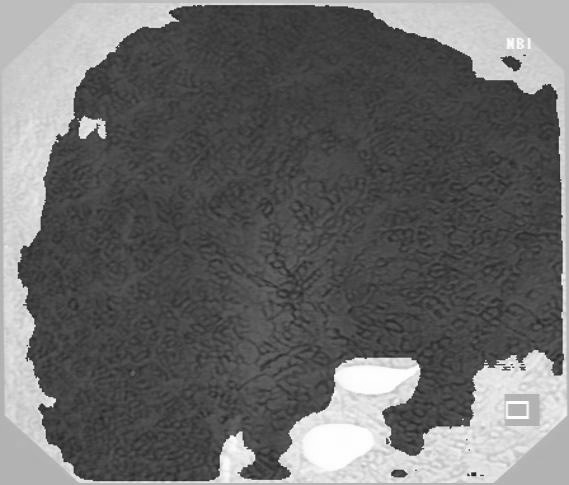
%> input picture 医院项目/2022.1-2022.6/二值化并筛选/背景黑色/5.jpg, 569 x 485 px
$ octave histeq_demo.m   (GNU Octave 9; MATLAB toolbox functions it lacks are replaced by stand-ins)
%> lines starting %> are read from the running program, lines starting %| are printed output that depends on the picture
% 读取图像
img = imread('5.jpg');
%> img is the input picture: size 485x569 uint8; min 27, max 255, mean 106

% 将图像转换为灰度图像
gray_img = rgb2gray(img);

% 进行直方图均衡化
eq_img = histeq(gray_img);
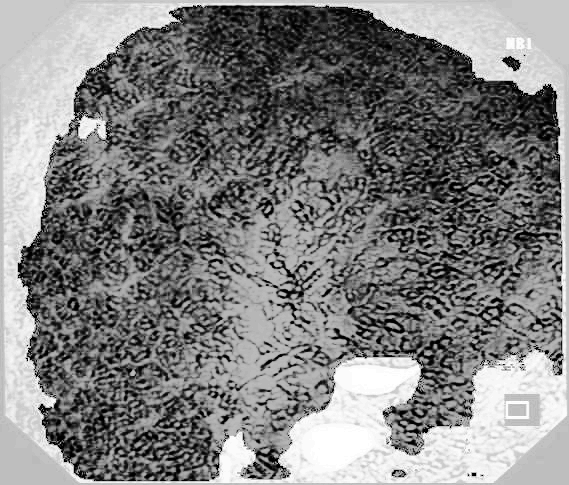
%> eq_img: size 485x569 uint8; min 0, max 255, mean 128.2

% 显示原始图像和均衡化后的图像
subplot(2,2,1);
imshow(gray_img);
title('原始图像');
subplot(2,2,2);
imhist(gray_img);
title('原始图像直方图');
subplot(2,2,3);
imshow(eq_img);
title('均衡化后的图像');
subplot(2,2,4);
imhist(eq_img);
title('均衡化后的图像直方图');
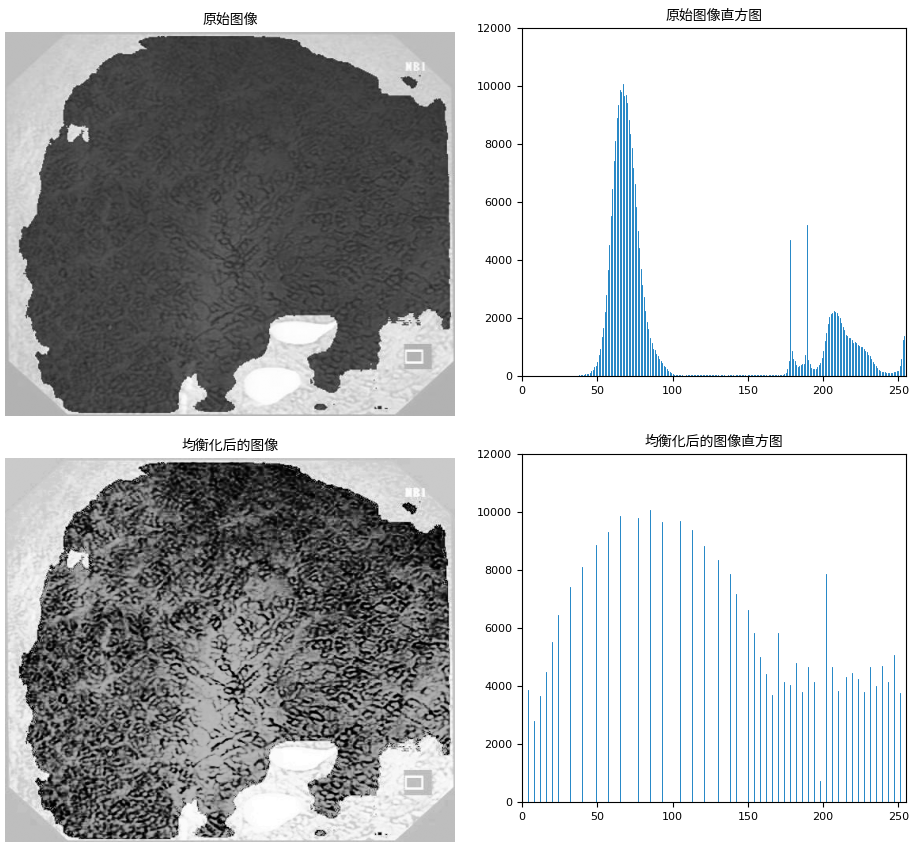
%> figure redrawn from the program's plot data, 4 panels

%% https://blog.csdn.net/weixin_46803857/article/details/122047870
% 彩色图像的直方图均衡化
clc;
RGB=imread('5.jpg'); %输入彩色图像，得到三维数组
R=RGB(:,:,1); %分别取三维数组的一维，得到红绿蓝三个分量
%> (the run ends here)
